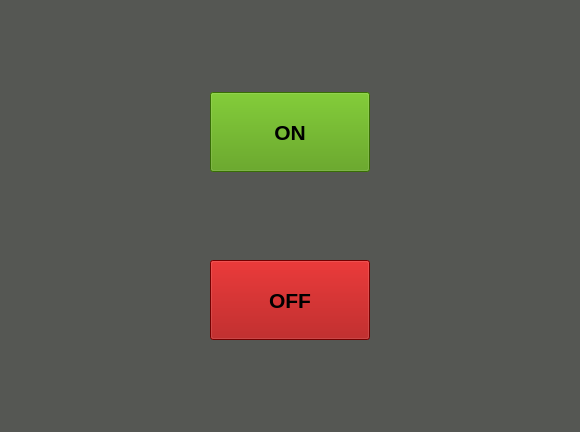
<?xml version="1.0" encoding="UTF-8"?>
<ui version="4.0">
 <class>Form</class>
 <widget class="QWidget" name="Form">
  <property name="geometry">
   <rect>
    <x>0</x>
    <y>0</y>
    <width>580</width>
    <height>432</height>
   </rect>
  </property>
  <property name="windowTitle">
   <string>On &amp; Off Fault Control</string>
  </property>
  <property name="styleSheet">
   <string notr="true">background-color: rgb(85, 87, 83);</string>
  </property>
  <layout class="QGridLayout" name="gridLayout_2">
   <item row="0" column="0">
    <layout class="QGridLayout" name="gridLayout">
     <item row="1" column="1">
      <widget class="QPushButton" name="on_btn">
       <property name="sizePolicy">
        <sizepolicy hsizetype="Minimum" vsizetype="Fixed">
         <horstretch>0</horstretch>
         <verstretch>0</verstretch>
        </sizepolicy>
       </property>
       <property name="minimumSize">
        <size>
         <width>160</width>
         <height>80</height>
        </size>
       </property>
       <property name="font">
        <font>
         <pointsize>16</pointsize>
         <weight>75</weight>
         <italic>false</italic>
         <bold>true</bold>
        </font>
       </property>
       <property name="styleSheet">
        <string notr="true">background-color: rgb(78, 154, 6);</string>
       </property>
       <property name="text">
        <string>ON</string>
       </property>
       <property name="iconSize">
        <size>
         <width>16</width>
         <height>16</height>
        </size>
       </property>
      </widget>
     </item>
     <item row="4" column="1">
      <spacer name="verticalSpacer_3">
       <property name="orientation">
        <enum>Qt::Vertical</enum>
       </property>
       <property name="sizeHint" stdset="0">
        <size>
         <width>20</width>
         <height>40</height>
        </size>
       </property>
      </spacer>
     </item>
     <item row="2" column="1">
      <spacer name="verticalSpacer_2">
       <property name="orientation">
        <enum>Qt::Vertical</enum>
       </property>
       <property name="sizeHint" stdset="0">
        <size>
         <width>20</width>
         <height>40</height>
        </size>
       </property>
      </spacer>
     </item>
     <item row="3" column="1">
      <widget class="QPushButton" name="off_btn">
       <property name="minimumSize">
        <size>
         <width>160</width>
         <height>80</height>
        </size>
       </property>
       <property name="font">
        <font>
         <pointsize>16</pointsize>
         <weight>75</weight>
         <bold>true</bold>
        </font>
       </property>
       <property name="styleSheet">
        <string notr="true">background-color: rgb(164, 0, 0);</string>
       </property>
       <property name="text">
        <string>OFF</string>
       </property>
      </widget>
     </item>
     <item row="1" column="0">
      <spacer name="horizontalSpacer">
       <property name="orientation">
        <enum>Qt::Horizontal</enum>
       </property>
       <property name="sizeHint" stdset="0">
        <size>
         <width>40</width>
         <height>20</height>
        </size>
       </property>
      </spacer>
     </item>
     <item row="0" column="1">
      <spacer name="verticalSpacer">
       <property name="orientation">
        <enum>Qt::Vertical</enum>
       </property>
       <property name="sizeHint" stdset="0">
        <size>
         <width>20</width>
         <height>40</height>
        </size>
       </property>
      </spacer>
     </item>
     <item row="1" column="2">
      <spacer name="horizontalSpacer_2">
       <property name="orientation">
        <enum>Qt::Horizontal</enum>
       </property>
       <property name="sizeHint" stdset="0">
        <size>
         <width>40</width>
         <height>20</height>
        </size>
       </property>
      </spacer>
     </item>
    </layout>
   </item>
  </layout>
 </widget>
 <resources/>
 <connections/>
</ui>
